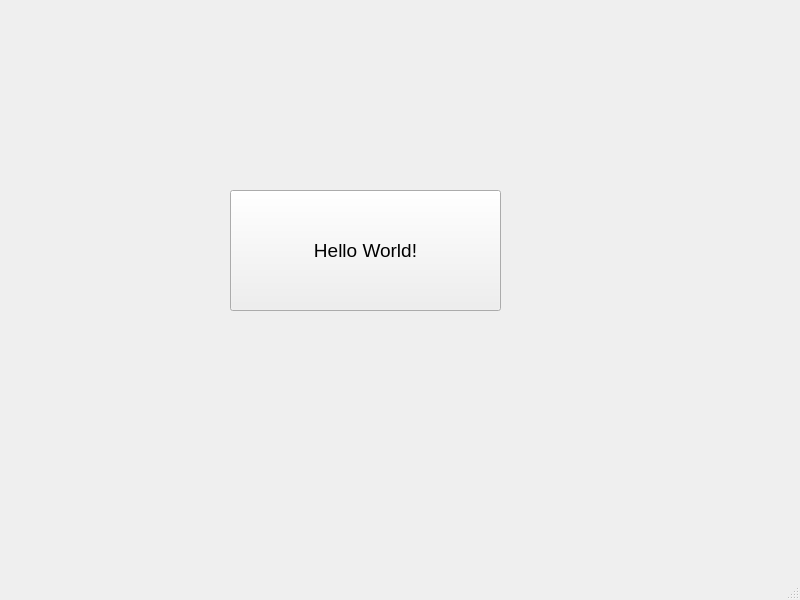
<?xml version="1.0" encoding="UTF-8"?>
<ui version="4.0">
 <class>MainWindow</class>
 <widget class="QMainWindow" name="MainWindow">
  <property name="geometry">
   <rect>
    <x>0</x>
    <y>0</y>
    <width>800</width>
    <height>600</height>
   </rect>
  </property>
  <property name="windowTitle">
   <string>MainWindow</string>
  </property>
  <widget class="QWidget" name="centralwidget">
   <widget class="QPushButton" name="pushButton">
    <property name="geometry">
     <rect>
      <x>230</x>
      <y>190</y>
      <width>271</width>
      <height>121</height>
     </rect>
    </property>
    <property name="font">
     <font>
      <family>Tahoma</family>
      <pointsize>14</pointsize>
     </font>
    </property>
    <property name="text">
     <string>Hello World!</string>
    </property>
   </widget>
  </widget>
  <widget class="QMenuBar" name="menubar">
   <property name="geometry">
    <rect>
     <x>0</x>
     <y>0</y>
     <width>800</width>
     <height>23</height>
    </rect>
   </property>
  </widget>
  <widget class="QStatusBar" name="statusbar"/>
 </widget>
 <resources/>
 <connections/>
</ui>
